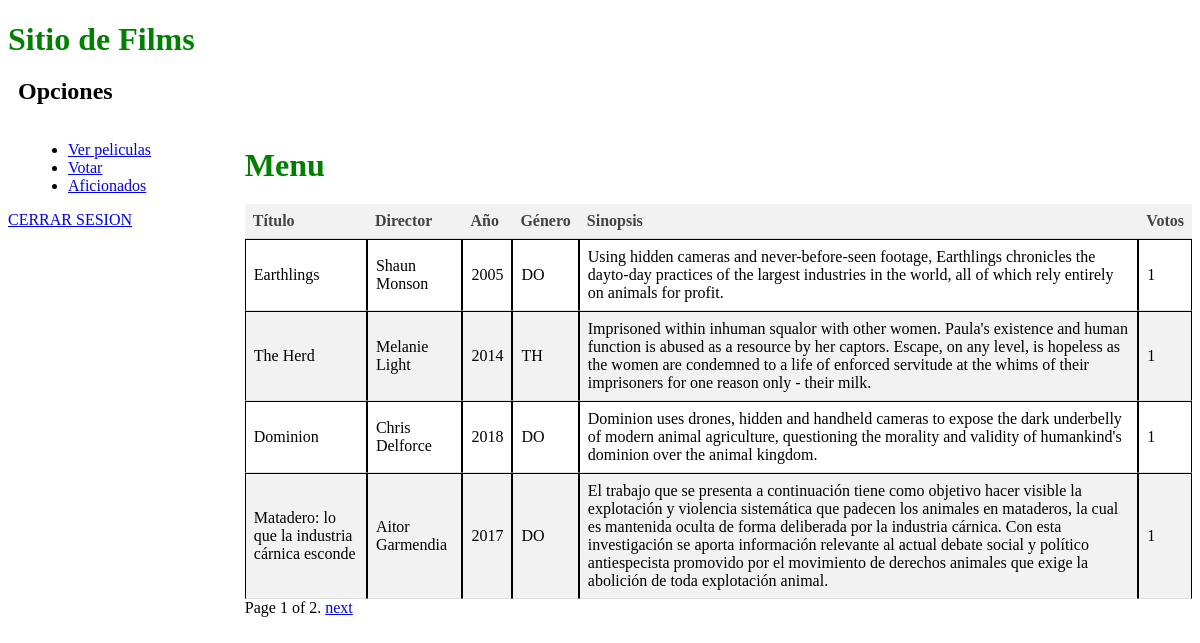
Before: /verPelis with the older database file.
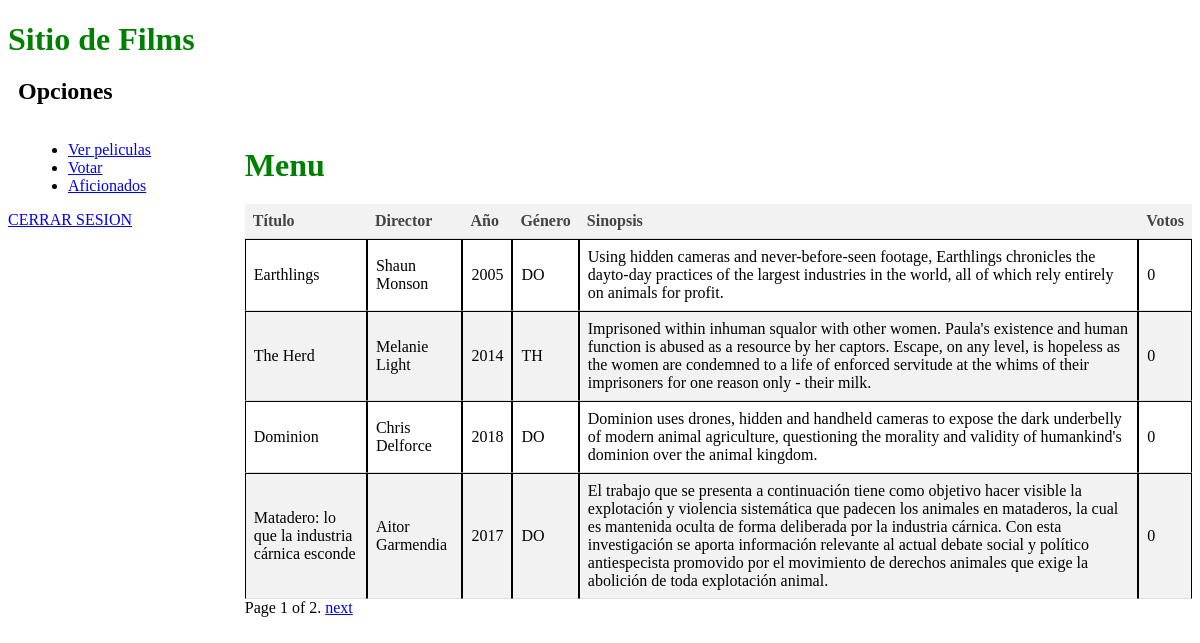
After: the same page with the newer database file.
### films/models.py (models this page shows, shortened)
class Filma(models.Model):
    izenburua = models.CharField(max_length=255)
    zuzendaria = models.CharField(max_length=255)
    urtea = models.CharField(max_length=4)
    generoa = models.CharField(max_length=2)
    sinopsia = models.TextField()
    bozkak = models.IntegerField(default=0)

### films/views.py (the view)
# urls.py: url(r'^verPelis', films.views.verPelis, name='verPelis'),
def verPelis(request):
    objetos = Filma.objects.all()
    paginator = Paginator(objetos, 4)
    page = request.GET.get('page')
    try:
        objetos_por_pagina = paginator.page(page)
    except PageNotAnInteger:
        objetos_por_pagina = paginator.page(1)
    except EmptyPage:
        objetos_por_pagina = paginator.page(paginator.num_pages)
    return render(request, 'films/verPelis.html', {'objetos_por_pagina': objetos_por_pagina})

### films/templates/films/verPelis.html (shortened to what this page needs)
{% extends 'films/index.html' %}
{% block content %}
  <h1>Menu</h1>
  <table>
    <thead>
      <tr>
        <th>Título</th>
        <th>Director</th>
        <th>Año</th>
        <th>Género</th>
        <th>Sinopsis</th>
        <th>Votos</th>
      </tr>
    </thead>
    <tbody>
      {% for objeto in objetos_por_pagina %}
        <tr>
          <td>{{ objeto.izenburua }}</td>
          <td>{{ objeto.zuzendaria }}</td>
          <td>{{ objeto.urtea }}</td>
          <td>{{ objeto.generoa }}</td>
          <td>{{ objeto.sinopsia }}</td>
          <td>{{ objeto.bozkak }}</td>
        </tr>
      {% endfor %}
    </tbody>
  </table>
  <div class="pagination">
    <span class="step-links">
      <span class="current">
        Page {{ objetos_por_pagina.number }} of {{ objetos_por_pagina.paginator.num_pages }}.
      </span>
      {% if objetos_por_pagina.has_next %}
        <a href="?page={{ objetos_por_pagina.next_page_number }}">next</a>
      {% endif %}
    </span>
  </div>
{% endblock %}

### films/templates/films/index.html (shortened to what this page needs)
<!DOCTYPE html>
<html>
  <head>
  </head>
  <body>
      <h1>Sitio de Films</h1>
      <h2>Opciones</h2>
    <div class="columnas">
      <div class="columna-izquierda">
        <ul>
          <li>
            <a href="{%url 'verPelis' %}">Ver peliculas</a>
          </li>
          <li>
            <a href="{%url 'verVotar' %}">Votar</a>
          </li>
          <li>
              <a href="{%url 'aficionados' %}">Aficionados</a>
          </li>
        </ul>
        <a href="{%url 'logout' %}">CERRAR SESION</a>
      </div>
      <div class="columna-derecha">
            {% block content %}
            {% endblock %}
      </div>
    </div>
  </body>
</html>

### films/templates/films/index.html (style rules this page uses)
.columnas { display: flex; flex-direction: row; }
.columna-izquierda { flex: 1; }
.columna-derecha { flex: 4; }
h1 { color: green; margin-bottom: 20px; }
h2 { margin-top: 20px; margin-left: 10px; }
ul { margin-left: 20px; }

### films/templates/films/verPelis.html (style rules this page uses)
table { border-collapse: separate; border-spacing: 0; }
td { border: 1px solid black; padding: 10px; }
th, td { text-align: left; padding: 8px; border-bottom: 1px solid #ddd; }
th { background-color: #f2f2f2; color: #444; }
tr:nth-child(even) { background-color: #f2f2f2; }

Changed rows visible on the page:
changed Filma "Earthlings": bozkak "1" → "0"
changed Filma "The Herd": bozkak "1" → "0"
changed Filma "Dominion": bozkak "1" → "0"
changed Filma "Matadero: lo que la industria cárnica esconde": bozkak "1" → "0"
